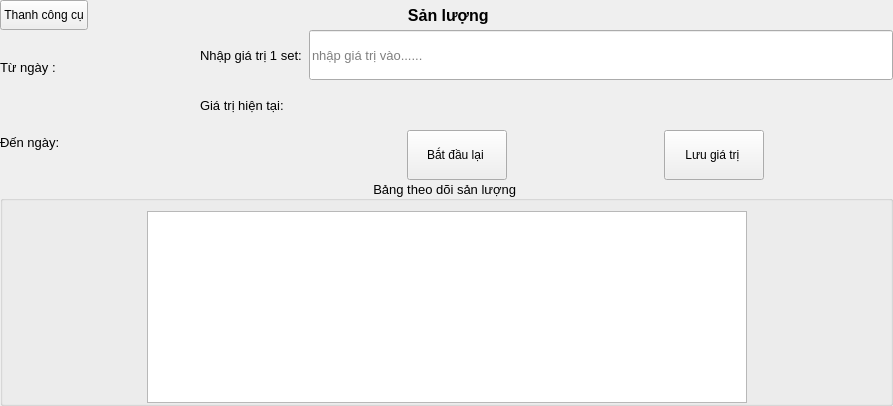
        <widget class="QWidget" name="window_7">
         <layout class="QGridLayout" name="gridLayout_57">
          <property name="leftMargin">
           <number>0</number>
          </property>
          <property name="topMargin">
           <number>0</number>
          </property>
          <property name="rightMargin">
           <number>0</number>
          </property>
          <property name="bottomMargin">
           <number>0</number>
          </property>
          <property name="spacing">
           <number>0</number>
          </property>
          <item row="0" column="0">
           <layout class="QFormLayout" name="formLayout_11">
            <property name="horizontalSpacing">
             <number>0</number>
            </property>
            <property name="verticalSpacing">
             <number>0</number>
            </property>
            <property name="rightMargin">
             <number>80</number>
            </property>
            <item row="0" column="0">
             <widget class="QPushButton" name="but_tool_output">
              <property name="minimumSize">
               <size>
                <width>0</width>
                <height>30</height>
               </size>
              </property>
              <property name="text">
               <string>Thanh công cụ</string>
              </property>
              <property name="icon">
               <iconset resource="icons.qrc">
                <normaloff>:/icon/icons/Navigation-Menu-1--Streamline-Ultimate.png</normaloff>:/icon/icons/Navigation-Menu-1--Streamline-Ultimate.png</iconset>
              </property>
              <property name="checkable">
               <bool>false</bool>
              </property>
             </widget>
            </item>
            <item row="0" column="1">
             <widget class="QLabel" name="label_38">
              <property name="sizePolicy">
               <sizepolicy hsizetype="Minimum" vsizetype="Minimum">
                <horstretch>0</horstretch>
                <verstretch>0</verstretch>
               </sizepolicy>
              </property>
              <property name="font">
               <font>
                <pointsize>12</pointsize>
                <weight>75</weight>
                <bold>true</bold>
               </font>
              </property>
              <property name="text">
               <string>Sản lượng </string>
              </property>
              <property name="alignment">
               <set>Qt::AlignCenter</set>
              </property>
             </widget>
            </item>
           </layout>
          </item>
          <item row="1" column="0">
           <widget class="QWidget" name="widget_10" native="true">
            <property name="sizePolicy">
             <sizepolicy hsizetype="Preferred" vsizetype="Preferred">
              <horstretch>0</horstretch>
              <verstretch>0</verstretch>
             </sizepolicy>
            </property>
            <property name="minimumSize">
             <size>
              <width>0</width>
              <height>100</height>
             </size>
            </property>
            <layout class="QGridLayout" name="gridLayout_55">
             <property name="leftMargin">
              <number>0</number>
             </property>
             <property name="topMargin">
              <number>0</number>
             </property>
             <property name="rightMargin">
              <number>0</number>
             </property>
             <property name="bottomMargin">
              <number>0</number>
             </property>
             <property name="spacing">
              <number>0</number>
             </property>
             <item row="0" column="0">
              <layout class="QVBoxLayout" name="verticalLayout_15">
               <item>
                <widget class="QLabel" name="show_date_from_output">
                 <property name="font">
                  <font>
                   <pointsize>10</pointsize>
                  </font>
                 </property>
                 <property name="text">
                  <string>Từ ngày :                                       </string>
                 </property>
                </widget>
               </item>
               <item>
                <widget class="QLabel" name="show_to_date_output">
                 <property name="font">
                  <font>
                   <pointsize>10</pointsize>
                  </font>
                 </property>
                 <property name="text">
                  <string>Đến ngày:                                       </string>
                 </property>
                </widget>
               </item>
              </layout>
             </item>
             <item row="0" column="1">
              <layout class="QVBoxLayout" name="verticalLayout_16">
               <item>
                <layout class="QGridLayout" name="gridLayout_53">
                 <item row="0" column="0">
                  <widget class="QLabel" name="label_36">
                   <property name="minimumSize">
                    <size>
                     <width>0</width>
                     <height>50</height>
                    </size>
                   </property>
                   <property name="font">
                    <font>
                     <pointsize>10</pointsize>
                     <weight>50</weight>
                     <bold>false</bold>
                    </font>
                   </property>
                   <property name="text">
                    <string>Nhập giá trị 1 set:  </string>
                   </property>
                  </widget>
                 </item>
                 <item row="0" column="1">
                  <widget class="QLineEdit" name="lineEdit">
                   <property name="minimumSize">
                    <size>
                     <width>0</width>
                     <height>50</height>
                    </size>
                   </property>
                   <property name="font">
                    <font>
                     <pointsize>10</pointsize>
                    </font>
                   </property>
                   <property name="readOnly">
                    <bool>false</bool>
                   </property>
                   <property name="placeholderText">
                    <string>nhập giá trị vào......</string>
                   </property>
                  </widget>
                 </item>
                </layout>
               </item>
               <item>
                <widget class="QLabel" name="show_value_now_output">
                 <property name="minimumSize">
                  <size>
                   <width>0</width>
                   <height>50</height>
                  </size>
                 </property>
                 <property name="font">
                  <font>
                   <pointsize>10</pointsize>
                  </font>
                 </property>
                 <property name="text">
                  <string>Giá trị hiện tại:</string>
                 </property>
                </widget>
               </item>
               <item>
                <layout class="QGridLayout" name="gridLayout_54">
                 <property name="leftMargin">
                  <number>100</number>
                 </property>
                 <property name="rightMargin">
                  <number>20</number>
                 </property>
                 <property name="spacing">
                  <number>50</number>
                 </property>
                 <item row="0" column="0">
                  <widget class="QPushButton" name="but_again_output">
                   <property name="minimumSize">
                    <size>
                     <width>0</width>
                     <height>50</height>
                    </size>
                   </property>
                   <property name="maximumSize">
                    <size>
                     <width>100</width>
                     <height>16777215</height>
                    </size>
                   </property>
                   <property name="text">
                    <string>Bắt đầu lại </string>
                   </property>
                  </widget>
                 </item>
                 <item row="0" column="1">
                  <widget class="QPushButton" name="but_save_output">
                   <property name="minimumSize">
                    <size>
                     <width>0</width>
                     <height>50</height>
                    </size>
                   </property>
                   <property name="maximumSize">
                    <size>
                     <width>100</width>
                     <height>16777215</height>
                    </size>
                   </property>
                   <property name="text">
                    <string>Lưu giá trị </string>
                   </property>
                  </widget>
                 </item>
                </layout>
               </item>
              </layout>
             </item>
            </layout>
           </widget>
          </item>
          <item row="2" column="0">
           <widget class="QGroupBox" name="groupBox_20">
            <property name="font">
             <font>
              <pointsize>10</pointsize>
              <weight>50</weight>
              <bold>false</bold>
             </font>
            </property>
            <property name="title">
             <string>Bảng theo dõi sản lượng </string>
            </property>
            <property name="alignment">
             <set>Qt::AlignCenter</set>
            </property>
            <layout class="QGridLayout" name="gridLayout_56">
             <property name="leftMargin">
              <number>0</number>
             </property>
             <property name="topMargin">
              <number>10</number>
             </property>
             <property name="rightMargin">
              <number>0</number>
             </property>
             <property name="bottomMargin">
              <number>0</number>
             </property>
             <property name="spacing">
              <number>0</number>
             </property>
             <item row="0" column="2">
              <spacer name="horizontalSpacer_17">
               <property name="orientation">
                <enum>Qt::Horizontal</enum>
               </property>
               <property name="sizeHint" stdset="0">
                <size>
                 <width>143</width>
                 <height>20</height>
                </size>
               </property>
              </spacer>
             </item>
             <item row="0" column="0">
              <spacer name="horizontalSpacer_16">
               <property name="orientation">
                <enum>Qt::Horizontal</enum>
               </property>
               <property name="sizeHint" stdset="0">
                <size>
                 <width>144</width>
                 <height>20</height>
                </size>
               </property>
              </spacer>
             </item>
             <item row="0" column="1">
              <widget class="QTableWidget" name="data_output">
               <property name="minimumSize">
                <size>
                 <width>600</width>
                 <height>0</height>
                </size>
               </property>
              </widget>
             </item>
            </layout>
           </widget>
          </item>
         </layout>
        </widget>
